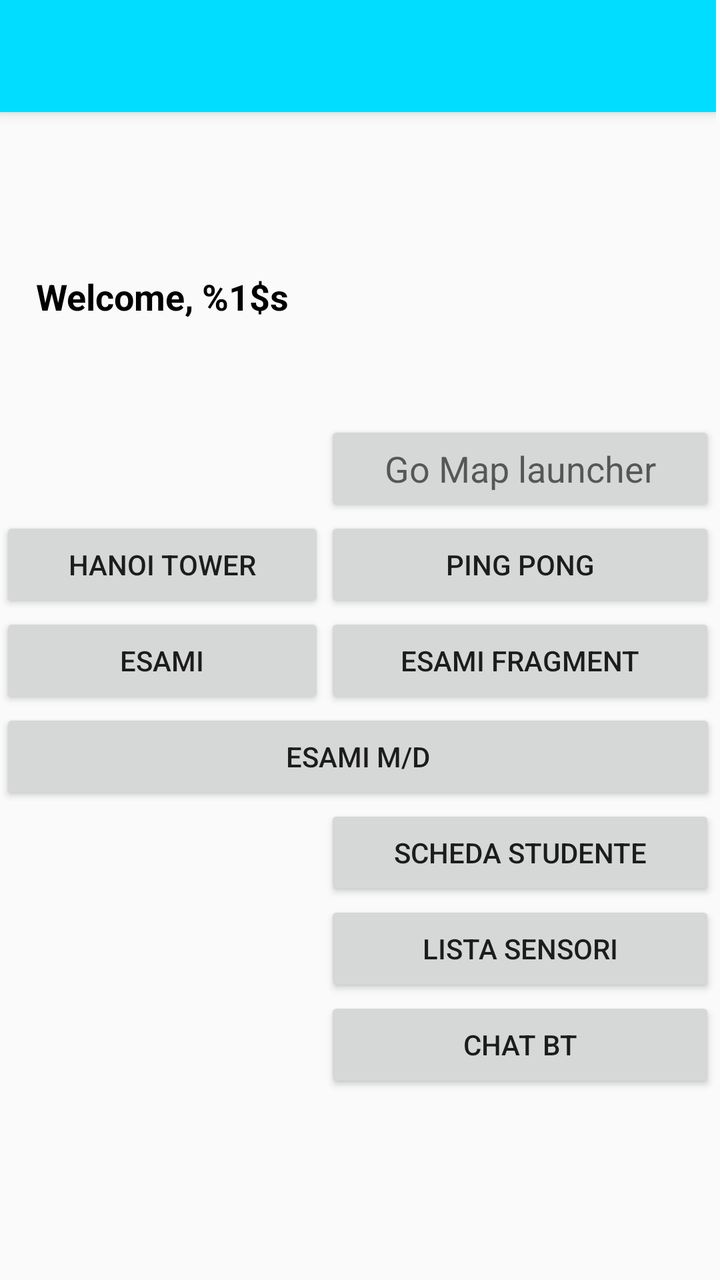
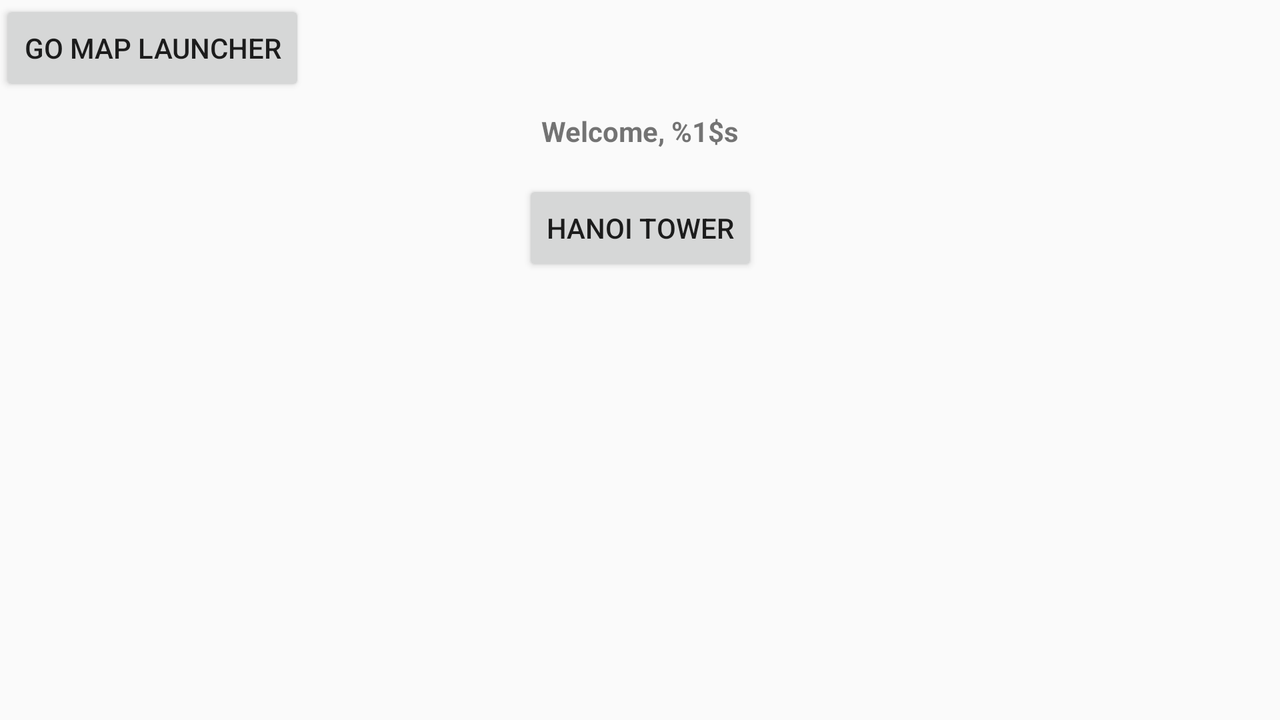

An Android layout and its configuration variant, each rendered on a device that would load it. The default file and the variant file are quoted in full after the pictures.
<!-- AndroidManifest.xml: activity theme AppTheme.NoActionBar -->
<!-- res/layout/activity_launcher.xml -->
<?xml version="1.0" encoding="utf-8"?>
<TableLayout

        xmlns:android="http://schemas.android.com/apk/res/android"
        xmlns:app="http://schemas.android.com/apk/res-auto"
        xmlns:tools="http://schemas.android.com/tools"
        tools:context="com.example.nicola.myapp.LauncherActivity"
        android:layout_width="wrap_content"
        android:layout_height="wrap_content"
         android:paddingRight="2dip"
        android:stretchColumns="1,0">

    <android.support.v7.widget.Toolbar
        xmlns:android="http://schemas.android.com/apk/res/android"
        xmlns:app="http://schemas.android.com/apk/res-auto"
        android:id="@+id/my_toolbar"
        android:layout_width="match_parent"
        android:layout_height="?attr/actionBarSize"
        android:background="@android:color/holo_blue_bright"
        android:elevation="4dp"
        android:theme="@style/ThemeOverlay.AppCompat.ActionBar"
        app:popupTheme="@style/ThemeOverlay.AppCompat.Light" />

        <TableRow android:layout_marginTop="80dp">
            <TextView
                android:id="@+id/TextView_text"
                android:layout_width="wrap_content"
                android:layout_height="wrap_content"
                android:text="@string/button_welcome"
                android:textAlignment="center"
                android:textAppearance="@style/TextAppearance.AppCompat.Medium"
                android:textColor="@android:color/black"
                android:textSize="18sp"
                android:textStyle="bold"
                android:visibility="visible"
                app:layout_constraintBottom_toTopOf="@+id/buttonMap"
                app:layout_constraintEnd_toEndOf="parent"
                app:layout_constraintHorizontal_bias="0.5"
                app:layout_constraintStart_toStartOf="parent"
                app:layout_constraintTop_toTopOf="parent" />

        </TableRow>
        <TableRow>

        </TableRow>
        <TableRow android:layout_marginTop="50dp">
            <Button
                android:id="@+id/buttonMap"
                android:layout_width="wrap_content"
                android:layout_height="wrap_content"
                android:text="@string/btnPassaAMappa"
                android:textAppearance="@style/TextAppearance.AppCompat.Medium"
                app:layout_constraintBottom_toTopOf="@+id/btnTorreHanoi"
                app:layout_constraintEnd_toEndOf="parent"
                app:layout_constraintHorizontal_bias="0.5"
                app:layout_constraintStart_toStartOf="parent"
                app:layout_constraintTop_toBottomOf="@+id/TextView_text"
                android:layout_column="1"/>
        </TableRow>

        <TableRow>

        <Button
            android:id="@+id/btnTorreHanoi"
            android:layout_width="wrap_content"
            android:layout_height="wrap_content"
            android:text="@string/btn_torre"
            app:layout_constraintBottom_toTopOf="@+id/btnEsamiFrag"
            app:layout_constraintEnd_toEndOf="parent"
            app:layout_constraintHorizontal_bias="0.5"
            app:layout_constraintStart_toEndOf="@+id/btnPingPong"
            app:layout_constraintTop_toBottomOf="@+id/buttonMap"
            android:layout_column="0"/>

        <Button
            android:id="@+id/btnPingPong"
            android:layout_width="wrap_content"
            android:layout_height="wrap_content"
            android:text="Ping Pong"
            app:layout_constraintBottom_toTopOf="@+id/btnEsamiListActivity"
            app:layout_constraintEnd_toStartOf="@+id/btnTorreHanoi"
            app:layout_constraintHorizontal_bias="0.5"
            app:layout_constraintStart_toStartOf="parent"
            app:layout_constraintTop_toBottomOf="@+id/buttonMap" />

        </TableRow>

        <TableRow>

            <Button
                android:id="@+id/btnEsamiListActivity"
                android:layout_width="wrap_content"
                android:layout_height="wrap_content"
                android:text="Esami"
                app:layout_constraintBottom_toTopOf="@+id/btnEsamiMaster"
                app:layout_constraintEnd_toStartOf="@+id/btnEsamiFrag"
                app:layout_constraintHorizontal_bias="0.5"
                app:layout_constraintStart_toStartOf="parent"
                app:layout_constraintTop_toBottomOf="@+id/btnPingPong" />

            <Button
                android:id="@+id/btnEsamiFrag"
                android:layout_width="wrap_content"
                android:layout_height="wrap_content"
                android:text="ESAMI fragment"
                app:layout_constraintBottom_toTopOf="@+id/btnSchedaStudente"
                app:layout_constraintEnd_toEndOf="parent"
                app:layout_constraintHorizontal_bias="0.5"
                app:layout_constraintStart_toEndOf="@+id/btnEsamiListActivity"
                app:layout_constraintTop_toBottomOf="@+id/btnTorreHanoi" />

        </TableRow>
        <Button
            android:id="@+id/btnEsamiMaster"
            android:layout_width="wrap_content"
            android:layout_height="wrap_content"
            android:text="ESAMI M/D"
            app:layout_constraintBottom_toBottomOf="parent"
            app:layout_constraintEnd_toStartOf="@+id/btnSchedaStudente"
            app:layout_constraintHorizontal_bias="0.5"
            app:layout_constraintStart_toStartOf="parent"
            app:layout_constraintTop_toBottomOf="@+id/btnEsamiListActivity" />
        <TableRow>
        <Button
            android:id="@+id/btnSchedaStudente"
            android:layout_width="wrap_content"
            android:layout_height="wrap_content"
            android:text="SCHEDA STUDENTE"
            app:layout_constraintBottom_toBottomOf="parent"
            app:layout_constraintEnd_toEndOf="parent"
            app:layout_constraintHorizontal_bias="0.5"
            app:layout_constraintStart_toEndOf="@+id/btnEsamiMaster"
            app:layout_constraintTop_toBottomOf="@+id/btnEsamiFrag"
            android:layout_column="1"/>
        </TableRow>

    <TableRow>
        <Button
            android:id="@+id/btnSensori"
            android:layout_width="wrap_content"
            android:layout_height="wrap_content"
            android:text="LISTA SENSORI"
            app:layout_constraintBottom_toBottomOf="parent"
            app:layout_constraintEnd_toEndOf="parent"
            app:layout_constraintHorizontal_bias="0.5"
            app:layout_constraintStart_toEndOf="@+id/btnEsamiMaster"
            app:layout_constraintTop_toBottomOf="@+id/btnEsamiFrag"
            android:layout_column="1"/>
    </TableRow>
    <TableRow>
        <Button
            android:id="@+id/btnBtChat"
            android:layout_width="wrap_content"
            android:layout_height="wrap_content"
            android:text="CHAT BT"
            app:layout_constraintBottom_toBottomOf="parent"
            app:layout_constraintEnd_toEndOf="parent"
            app:layout_constraintHorizontal_bias="0.5"
            app:layout_constraintStart_toEndOf="@+id/btnEsamiMaster"
            app:layout_constraintTop_toBottomOf="@+id/btnEsamiFrag"
            android:layout_column="1"/>
    </TableRow>

</TableLayout>
<!-- resources referenced by this layout -->
<resources>
  <string name="btnPassaAMappa">Go Map launcher</string>
  <string name="btn_torre">Hanoi Tower</string>
  <string name="button_welcome">Welcome, %1$s</string>
  <style name="AppTheme.NoActionBar">
          <item name="windowActionBar">false</item>
          <item name="windowNoTitle">true</item>
      </style>
</resources>
<!-- res/layout-land/activity_launcher.xml (the author's variant of the layout above) -->
<!-- drawn on the phone turned sideways -->
<?xml version="1.0" encoding="utf-8"?>
<android.support.constraint.ConstraintLayout xmlns:android="http://schemas.android.com/apk/res/android"
    xmlns:app="http://schemas.android.com/apk/res-auto"
    xmlns:tools="http://schemas.android.com/tools"
    android:layout_width="match_parent"
    android:layout_height="match_parent">

    <TextView
        android:id="@+id/TextView_text"
        android:layout_width="wrap_content"
        android:layout_height="wrap_content"
        android:layout_marginBottom="8dp"
        android:layout_marginTop="56dp"
        android:text="@string/button_welcome"
        android:textAlignment="center"
        android:textStyle="bold"
        android:visibility="visible"
        app:layout_constraintBottom_toTopOf="@+id/buttonMap"
        app:layout_constraintEnd_toEndOf="parent"
        app:layout_constraintStart_toStartOf="parent"
        app:layout_constraintTop_toTopOf="parent"
        app:layout_constraintVertical_bias="0.0"
        tools:ignore="MissingConstraints" />

    <Button
        android:id="@+id/buttonMap"
        android:layout_width="wrap_content"
        android:layout_height="wrap_content"
        android:text="@string/btnPassaAMappa"
        tools:ignore="MissingConstraints"
        tools:layout_editor_absoluteX="264dp"
        tools:layout_editor_absoluteY="103dp" />

    <Button
        android:id="@+id/btnTorreHanoi"
        android:layout_width="wrap_content"
        android:layout_height="wrap_content"
        android:layout_marginBottom="8dp"
        android:layout_marginTop="8dp"
        android:text="@string/btn_torre"
        app:layout_constraintBottom_toBottomOf="parent"
        app:layout_constraintEnd_toEndOf="parent"
        app:layout_constraintStart_toStartOf="parent"
        app:layout_constraintTop_toBottomOf="@+id/buttonMap"
        app:layout_constraintVertical_bias="0.137" />
</android.support.constraint.ConstraintLayout>
